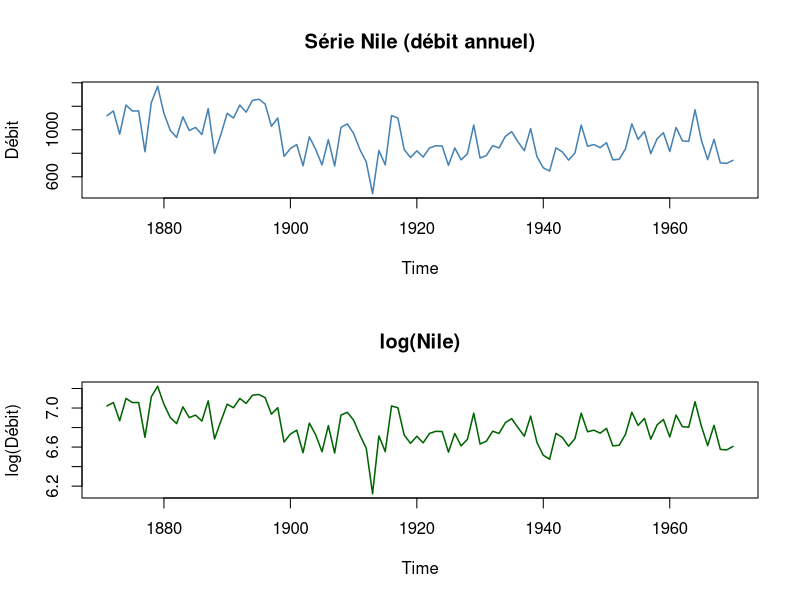
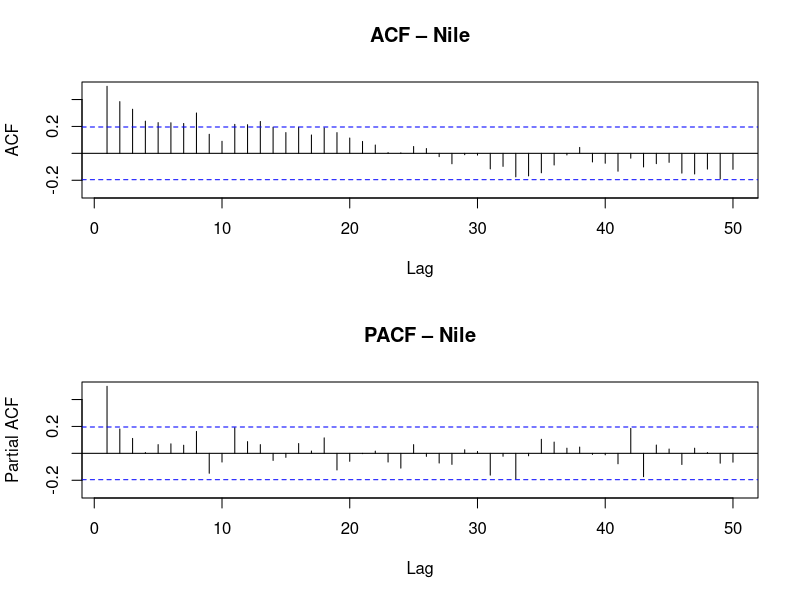
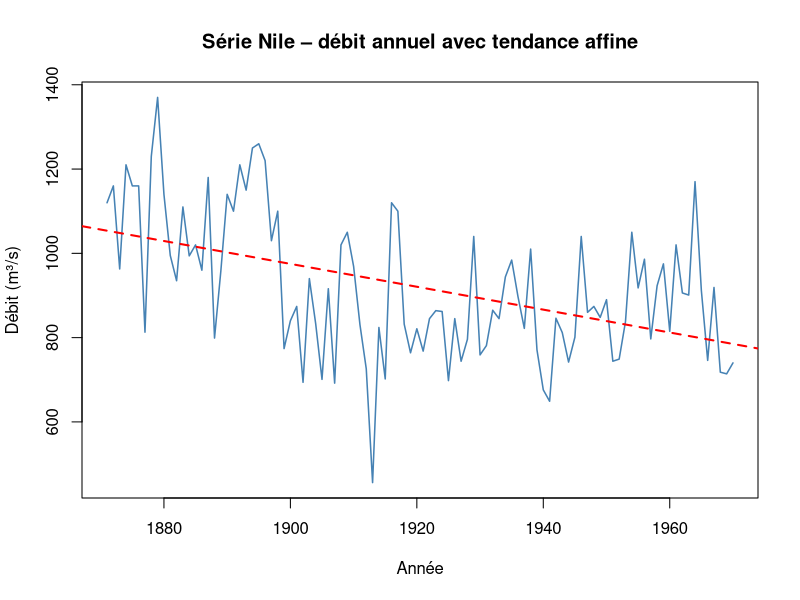

The R source for these figures, in order: (Note: this script raises an error after producing the figures.)
library(forecast)
library(tseries)
library(strucchange)

serie <- Nile
log_serie <- log(serie)

# ============================================================
# 1. VISUALISATION INITIALE
# ============================================================
par(mfrow = c(2,1))
plot(serie, main = "Série Nile (débit annuel)", ylab = "Débit", col = "steelblue", lwd = 1.5)
plot(log_serie, main = "log(Nile)", ylab = "log(Débit)", col = "darkgreen", lwd = 1.5)

# ============================================================
# 2. ANALYSE ACF / PACF
# ============================================================
par(mfrow = c(2,1))
Acf(serie,  lag.max = 50, main = "ACF – Nile")
Pacf(serie, lag.max = 50, main = "PACF – Nile")
# Lecture :
#   ACF  : décroissance lente → mémoire longue / possible tendance non stationnarisée
#   PACF : coupure nette après lag 1 → structure AR(1) plausible, pas de saisonnalité

# ============================================================
# 3. VÉRIFICATION DE LA TENDANCE AFFINE  y = ax + b + ε
# ============================================================
temps <- time(Nile)   # vecteur années 1871–1970

modele_lin <- lm(Nile ~ temps)
summary(modele_lin)
# Interprétation attendue :
#   coefficient `temps` significatif (p < 0.05) → tendance décroissante confirmée
#   R² modeste (~0.20-0.25) → la tendance linéaire explique peu ; bruit résiduel important

par(mfrow = c(1,1))
plot(serie,
     main = "Série Nile – débit annuel avec tendance affine",
     ylab = "Débit (m³/s)",
     xlab = "Année",
     col  = "steelblue",
     lwd  = 1.5,
     type = "l")

# Superposition de la droite de régression
abline(modele_lin, col = "red", lwd = 2, lty = 2)

# Valeurs aberrantes en surbrillance
points(time(serie)[outliers_idx],
       serie[outliers_idx],
       col = "orange", pch = 19, cex = 1.4)

legend("topright",
       legend = c("Série Nile", "Tendance affine (lm)", "Outliers"),
       col    = c("steelblue", "red", "orange"),
       lty    = c(1, 2, NA),
       pch    = c(NA, NA, 19),
       lwd    = c(1.5, 2, NA),
       bty    = "n")

# --- Vérification que les résidus sont un bruit blanc ---
residus <- residuals(modele_lin)

par(mfrow = c(3,1))
plot(residus, type = "l", main = "Résidus du modèle linéaire", col = "firebrick")
abline(h = 0, lty = 2)
Acf(residus,  lag.max = 30, main = "ACF des résidus")
Pacf(residus, lag.max = 30, main = "PACF des résidus")


cat("\n=== Test ADF (stationnarité des résidus) ===\n")
print(adf.test(residus))
# H0 : racine unitaire. Si p < 0.05 : résidus stationnaires → tendance bien captée.

cat("\n=== Test de Shapiro-Wilk (normalité) ===\n")
print(shapiro.test(residus))

# Visualisation de la droite de tendance
par(mfrow = c(1,1))
plot(serie, main = "Nile + tendance affine estimée",
     col = "steelblue", lwd = 1.5, ylab = "Débit")
abline(modele_lin, col = "red", lwd = 2, lty = 2)
legend("topright", legend = c("Série", "Tendance lm()"),
       col = c("steelblue","red"), lty = c(1,2), lwd = 2)
# ============================================================
# LAG PLOT des résidus
# ============================================================
lag.plot(residus,
         lags    = 9,
         layout  = c(3, 3),
         main    = "Lag plot des résidus du modèle linéaire",
         col     = "steelblue",
         do.lines = FALSE)
# Lecture : si les points sont dispersés sans structure → résidus indépendants
# Une diagonale visible à lag 1 signalerait une autocorrélation résiduelle

# ============================================================
# TESTS DE BLANCHEUR des résidus
# ============================================================

# --- Ljung-Box (plusieurs lags pour robustesse) ---
cat("\n=== Test de Ljung-Box ===\n")
for (lag in c(5, 10, 15, 20)) {
  test <- Box.test(residus, lag = lag, type = "Ljung-Box")
  cat(sprintf("lag = %2d  |  statistique = %.3f  |  p-value = %.4f  %s\n",
              lag,
              test$statistic,
              test$p.value,
              ifelse(test$p.value > 0.05, "✓ BB non rejeté", "✗ autocorrélation détectée")))
}

## Test plus restrictif qu'un Lag-plot, en réalité les résidus sont décorrélés.
## Un AR(1) suffit pour la modélisation

# ============================================================
# 4. DÉTECTION DES VALEURS ABERRANTES
# ============================================================
# Méthode : outliers > moyenne ± 2.5 * écart-type (sur la série originale)
m  <- mean(serie)
s  <- sd(serie)
seuil_haut <- m + 2.5 * s
seuil_bas  <- m - 2.5 * s

outliers_idx  <- which(serie < seuil_bas | serie > seuil_haut)
cat("\n=== Valeurs aberrantes détectées ===\n")
print(serie[outliers_idx])   # années + valeurs

# Série purgée : on remplace les outliers par NA puis on les interpole
serie_clean <- serie
serie_clean[outliers_idx] <- NA
serie_clean <- na.interp(serie_clean)   # interpolation linéaire (package forecast)

par(mfrow = c(2,1))
plot(serie,       main = "Série originale",       col = "steelblue",   lwd = 1.5)
points(time(serie)[outliers_idx], serie[outliers_idx], col = "red", pch = 19, cex = 1.3)
legend("topright", legend = "Outliers", col = "red", pch = 19)
plot(serie_clean, main = "Série purgée (outliers interpolés)", col = "darkorange", lwd = 1.5)

# ============================================================
# 5. SÉLECTION DU MEILLEUR LISSAGE EXPONENTIEL (AIC)
# ============================================================
# ets() teste automatiquement les modèles Error/Trend/Season :
#   A = additif, M = multiplicatif, N = aucun
# Sur une série avec tendance sans saisonnalité → candidats : AAN, ANN, MAN, MNN

# --- 5a. Modèle sur la série ORIGINALE ---
cat("\n=== Modèle ETS – série originale ===\n")
modele_ets <- ets(serie, ic = "aic")
summary(modele_ets)
# ets() retourne le modèle dont l'AIC est minimal parmi tous les candidats.
# Attendu : AAN (Holt) → lissage de niveau + tendance additive

# Diagnostics résidus
checkresiduals(modele_ets)
# Affiche : résidus dans le temps, ACF des résidus, histogramme
# + test de Ljung-Box automatique

# Prévision 10 ans
prev_orig <- forecast(modele_ets, h = 10)
par(mfrow = c(1,1))
plot(prev_orig,
     main = paste("Prévision ETS", modele_ets$method, "– série originale"),
     col  = "steelblue", fcol = "firebrick", lwd = 1.5)
grid()

# --- 5b. Modèle sur la série PURGÉE (sans outliers) ---
cat("\n=== Modèle ETS – série purgée ===\n")
modele_ets_clean <- ets(serie_clean, ic = "aic")
summary(modele_ets_clean)

checkresiduals(modele_ets_clean)

prev_clean <- forecast(modele_ets_clean, h = 10)
par(mfrow = c(1,1))
plot(prev_clean,
     main = paste("Prévision ETS", modele_ets_clean$method, "– série purgée"),
     col  = "darkorange", fcol = "darkgreen", lwd = 1.5)
grid()

# ============================================================
# 6. COMPARAISON AIC DES DEUX MODÈLES
# ============================================================
cat("\n=== Comparaison AIC ===\n")
cat(sprintf("AIC modèle original  : %.2f  (%s)\n", modele_ets$aic,       modele_ets$method))
cat(sprintf("AIC modèle purgé     : %.2f  (%s)\n", modele_ets_clean$aic, modele_ets_clean$method))
cat(sprintf("Paramètre alpha (orig)  : %.4f\n", modele_ets$par["alpha"]))
cat(sprintf("Paramètre alpha (clean) : %.4f\n", modele_ets_clean$par["alpha"]))
if (!is.null(modele_ets$par["beta"])) {
  cat(sprintf("Paramètre beta  (orig)  : %.4f\n", modele_ets$par["beta"]))
  cat(sprintf("Paramètre beta  (clean) : %.4f\n", modele_ets_clean$par["beta"]))
}
# alpha proche de 1 → lissage fort, série très réactive (bruit dominant)
# alpha proche de 0 → lissage doux, tendance stable

# ============================================================
# 7. RÉCAPITULATIF DÉCISIONNEL
# ============================================================
# La justification du lissage exponentiel repose sur :
#   ✓ ACF à décroissance lente    → série non stationnaire, tendance présente
#   ✓ PACF coupure après lag 1    → dépendance AR(1) à courte mémoire
#   ✓ LM confirme pente β < 0     → tendance affine décroissante significative
#   ✓ Ljung-Box sur résidus du LM → résidus ~ BB (ou légèrement corrélés à lag 1)
#   ✓ ets() sélectionne AAN/ANN   → lissage de Holt (niveau + tendance) confirme
#     la structure détectée sans saisonnalité
#   ✓ AIC purgé < AIC original    → outliers biaissaient le modèle

# ============================================================
# PRÉVISION JUSQU'EN 2026 AVEC LE MODÈLE ETS SÉLECTIONNÉ
# ============================================================

# La série Nile se termine en 1970 → horizon = 2026 - 1970 = 56 ans
h <- 2026 - end(serie)[1]

prev_2026 <- forecast(modele_ets, h = h, level = c(80, 95))

# --- Graphique ---
par(mfrow = c(1,1))
plot(prev_2026,
     main    = paste("Prévision ETS", modele_ets$method, "– Nile jusqu'en 2026"),
     ylab    = "Débit (m³/s)",
     xlab    = "Année",
     col     = "steelblue",
     fcol    = "firebrick",
     shadecols = c("lightyellow", "lightsalmon"),
     lwd     = 1.5,
     flwd    = 1.5)
abline(v = 1970, col = "gray40", lty = 3)
legend("topright",
       legend = c("Données observées", "Prévision",
                  "IC 80%", "IC 95%"),
       col    = c("steelblue", "firebrick", "lightsalmon", "lightyellow"),
       lty    = c(1, 1, NA, NA),
       pch    = c(NA, NA, 15, 15),
       pt.cex = 1.5,
       lwd    = c(1.5, 1.5, NA, NA),
       bty    = "n")

# --- Tableau des valeurs prédites ---
cat("\n=== Valeurs prévues 1971–2026 ===\n")
pred_df <- data.frame(
  Annee     = as.integer(time(prev_2026$mean)),
  Prevision = round(as.numeric(prev_2026$mean),  1),
  IC80_inf  = round(as.numeric(prev_2026$lower[, "80%"]), 1),
  IC80_sup  = round(as.numeric(prev_2026$upper[, "80%"]), 1),
  IC95_inf  = round(as.numeric(prev_2026$lower[, "95%"]), 1),
  IC95_sup  = round(as.numeric(prev_2026$upper[, "95%"]), 1)
)
print(pred_df, row.names = FALSE)

# Valeur ponctuelle en 2026
val_2026 <- pred_df[pred_df$Annee == 2026, ]
cat(sprintf("\nPrévision ponctuelle 2026 : %.1f m³/s  [IC95 : %.1f – %.1f]\n",
            val_2026$Prevision, val_2026$IC95_inf, val_2026$IC95_sup))
